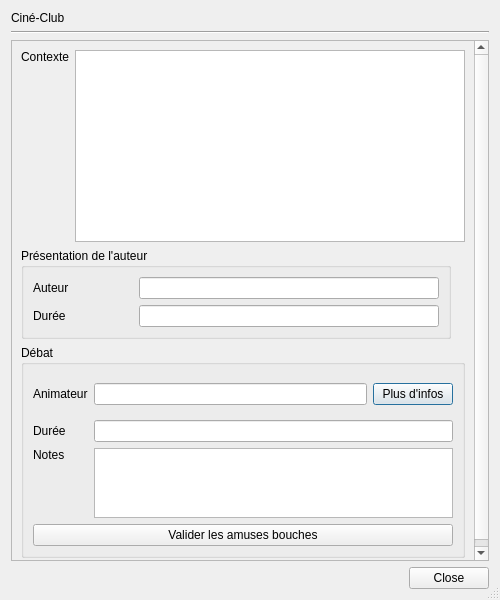
<?xml version="1.0" encoding="UTF-8"?>
<ui version="4.0">
 <class>info_projection_dialog</class>
 <widget class="QDialog" name="info_projection_dialog">
  <property name="geometry">
   <rect>
    <x>0</x>
    <y>0</y>
    <width>500</width>
    <height>600</height>
   </rect>
  </property>
  <property name="minimumSize">
   <size>
    <width>500</width>
    <height>600</height>
   </size>
  </property>
  <property name="windowTitle">
   <string>Détails de la projection</string>
  </property>
  <property name="styleSheet">
   <string notr="true"/>
  </property>
  <property name="sizeGripEnabled">
   <bool>true</bool>
  </property>
  <property name="modal">
   <bool>true</bool>
  </property>
  <layout class="QVBoxLayout" name="verticalLayout">
   <item>
    <widget class="QLabel" name="titre">
     <property name="sizePolicy">
      <sizepolicy hsizetype="Expanding" vsizetype="Minimum">
       <horstretch>0</horstretch>
       <verstretch>0</verstretch>
      </sizepolicy>
     </property>
     <property name="text">
      <string>Ciné-Club</string>
     </property>
    </widget>
   </item>
   <item>
    <widget class="Line" name="line">
     <property name="sizePolicy">
      <sizepolicy hsizetype="Expanding" vsizetype="Fixed">
       <horstretch>0</horstretch>
       <verstretch>0</verstretch>
      </sizepolicy>
     </property>
     <property name="frameShadow">
      <enum>QFrame::Sunken</enum>
     </property>
     <property name="orientation">
      <enum>Qt::Horizontal</enum>
     </property>
    </widget>
   </item>
   <item>
    <widget class="QScrollArea" name="scrollArea">
     <property name="widgetResizable">
      <bool>true</bool>
     </property>
     <widget class="QWidget" name="scrollAreaWidgetContents">
      <property name="geometry">
       <rect>
        <x>0</x>
        <y>0</y>
        <width>480</width>
        <height>523</height>
       </rect>
      </property>
      <layout class="QGridLayout" name="gridLayout_4" rowstretch="0">
       <item row="0" column="0">
        <layout class="QGridLayout" name="add_event_layout">
         <property name="sizeConstraint">
          <enum>QLayout::SetDefaultConstraint</enum>
         </property>
         <item row="1" column="0" colspan="2" alignment="Qt::AlignLeft">
          <widget class="QGroupBox" name="presentation_auteur_group">
           <property name="sizePolicy">
            <sizepolicy hsizetype="Preferred" vsizetype="Fixed">
             <horstretch>0</horstretch>
             <verstretch>0</verstretch>
            </sizepolicy>
           </property>
           <property name="title">
            <string>Présentation de l'auteur</string>
           </property>
           <layout class="QGridLayout" name="gridLayout">
            <item row="0" column="0">
             <widget class="QLabel" name="auteur_presentation_label">
              <property name="sizePolicy">
               <sizepolicy hsizetype="Fixed" vsizetype="Preferred">
                <horstretch>0</horstretch>
                <verstretch>0</verstretch>
               </sizepolicy>
              </property>
              <property name="minimumSize">
               <size>
                <width>100</width>
                <height>0</height>
               </size>
              </property>
              <property name="text">
               <string>Auteur</string>
              </property>
             </widget>
            </item>
            <item row="1" column="0">
             <widget class="QLabel" name="duree_presentation_label">
              <property name="sizePolicy">
               <sizepolicy hsizetype="Fixed" vsizetype="Preferred">
                <horstretch>0</horstretch>
                <verstretch>0</verstretch>
               </sizepolicy>
              </property>
              <property name="minimumSize">
               <size>
                <width>100</width>
                <height>0</height>
               </size>
              </property>
              <property name="text">
               <string>Durée</string>
              </property>
             </widget>
            </item>
            <item row="0" column="1" alignment="Qt::AlignLeft">
             <widget class="QLineEdit" name="auteur_presentation_edit">
              <property name="sizePolicy">
               <sizepolicy hsizetype="Fixed" vsizetype="Fixed">
                <horstretch>0</horstretch>
                <verstretch>0</verstretch>
               </sizepolicy>
              </property>
              <property name="minimumSize">
               <size>
                <width>300</width>
                <height>0</height>
               </size>
              </property>
             </widget>
            </item>
            <item row="1" column="1">
             <widget class="QLineEdit" name="duree_presentation_edit">
              <property name="sizePolicy">
               <sizepolicy hsizetype="Fixed" vsizetype="Fixed">
                <horstretch>0</horstretch>
                <verstretch>0</verstretch>
               </sizepolicy>
              </property>
              <property name="minimumSize">
               <size>
                <width>300</width>
                <height>0</height>
               </size>
              </property>
             </widget>
            </item>
           </layout>
          </widget>
         </item>
         <item row="0" column="1">
          <widget class="QTextBrowser" name="contexte_projection_value">
           <property name="sizePolicy">
            <sizepolicy hsizetype="Expanding" vsizetype="Fixed">
             <horstretch>0</horstretch>
             <verstretch>0</verstretch>
            </sizepolicy>
           </property>
           <property name="minimumSize">
            <size>
             <width>0</width>
             <height>0</height>
            </size>
           </property>
           <property name="maximumSize">
            <size>
             <width>16777215</width>
             <height>250</height>
            </size>
           </property>
           <property name="readOnly">
            <bool>true</bool>
           </property>
          </widget>
         </item>
         <item row="2" column="0" colspan="2">
          <widget class="QGroupBox" name="debat_group">
           <property name="title">
            <string>Débat</string>
           </property>
           <layout class="QGridLayout" name="gridLayout_2">
            <item row="0" column="0">
             <widget class="QLabel" name="animateur_debat_label">
              <property name="text">
               <string>Animateur</string>
              </property>
             </widget>
            </item>
            <item row="0" column="1">
             <widget class="QWidget" name="widget" native="true">
              <layout class="QHBoxLayout" name="horizontalLayout">
               <property name="leftMargin">
                <number>0</number>
               </property>
               <property name="rightMargin">
                <number>0</number>
               </property>
               <item>
                <widget class="QLineEdit" name="animateur_debat_edit"/>
               </item>
               <item>
                <widget class="QPushButton" name="animateur_debat_btn">
                 <property name="text">
                  <string>Plus d'infos</string>
                 </property>
                </widget>
               </item>
              </layout>
             </widget>
            </item>
            <item row="2" column="0" alignment="Qt::AlignTop">
             <widget class="QLabel" name="notes_debat_label">
              <property name="text">
               <string>Notes</string>
              </property>
             </widget>
            </item>
            <item row="1" column="0">
             <widget class="QLabel" name="duree_debat_label">
              <property name="text">
               <string>Durée</string>
              </property>
             </widget>
            </item>
            <item row="3" column="0" colspan="2">
             <widget class="QPushButton" name="valider_debat_btn">
              <property name="text">
               <string>Valider les amuses bouches</string>
              </property>
             </widget>
            </item>
            <item row="2" column="1">
             <widget class="QTextEdit" name="notes_debat_edit">
              <property name="readOnly">
               <bool>true</bool>
              </property>
             </widget>
            </item>
            <item row="1" column="1">
             <widget class="QLineEdit" name="duree_debat_edit"/>
            </item>
           </layout>
          </widget>
         </item>
         <item row="0" column="0" alignment="Qt::AlignTop">
          <widget class="QLabel" name="contexte_projection_label">
           <property name="text">
            <string>Contexte</string>
           </property>
           <property name="buddy">
            <cstring>contexte_projection_value</cstring>
           </property>
          </widget>
         </item>
        </layout>
       </item>
      </layout>
     </widget>
    </widget>
   </item>
   <item>
    <widget class="QDialogButtonBox" name="buttonBox">
     <property name="standardButtons">
      <set>QDialogButtonBox::Close</set>
     </property>
    </widget>
   </item>
  </layout>
 </widget>
 <tabstops>
  <tabstop>scrollArea</tabstop>
  <tabstop>contexte_projection_value</tabstop>
 </tabstops>
 <resources/>
 <connections>
  <connection>
   <sender>buttonBox</sender>
   <signal>accepted()</signal>
   <receiver>info_projection_dialog</receiver>
   <slot>accept()</slot>
   <hints>
    <hint type="sourcelabel">
     <x>266</x>
     <y>738</y>
    </hint>
    <hint type="destinationlabel">
     <x>157</x>
     <y>274</y>
    </hint>
   </hints>
  </connection>
  <connection>
   <sender>buttonBox</sender>
   <signal>rejected()</signal>
   <receiver>info_projection_dialog</receiver>
   <slot>reject()</slot>
   <hints>
    <hint type="sourcelabel">
     <x>334</x>
     <y>738</y>
    </hint>
    <hint type="destinationlabel">
     <x>286</x>
     <y>274</y>
    </hint>
   </hints>
  </connection>
 </connections>
</ui>
